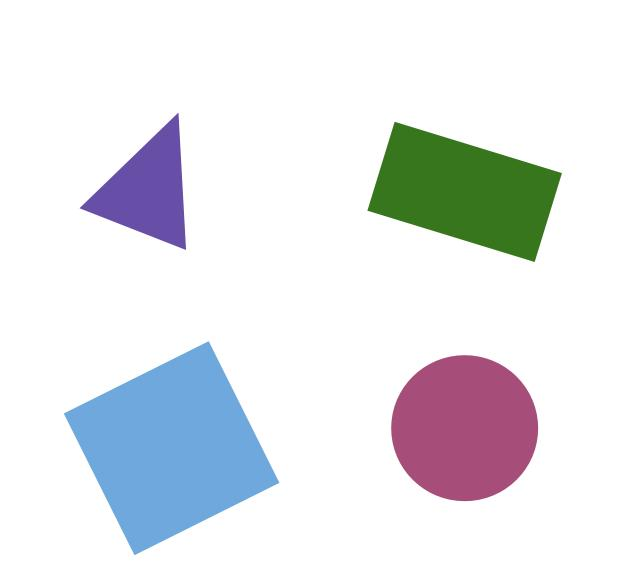
#> input picture res/shapes_002.jpg, 630 x 562 px
$ python ShapeDetection.py
#> lines starting #> are read from the running program, lines starting #| are printed output that depends on the picture; after the words box and inside, x2 and y2 are one past the last pixel; in counts of white or black regions, pixels touching at a corner belong together
### common/Detector.py
import cv2
import numpy as np

class ShapeDetector:
    def __init__(self):
        self.epsilon = 0.02
        self.shapes = {
            "Triangle": 3,
            "Square": 4,
            "Pentagon": 5,
            "Hexagon": 6,
            "Circle": 8
        }

    def get_shape(self, vertices, ratio=1.0):
        shape = "Other"
        for (i, (lbl, vrt)) in enumerate(self.shapes.items()):
            if vertices == vrt:
                if vrt == 4:
                    if ratio > 0.95 and ratio < 1.05:
                        shape = "Square"
                    else:
                        shape = "Rectangle"
                else:
                    shape = lbl
        return shape

    def detect(self, contour):
        area = cv2.contourArea(contour)
        perimeter = cv2.arcLength(contour, True)
        approximation = cv2.approxPolyDP(contour, self.epsilon * perimeter, True)
        x, y, w, h = cv2.boundingRect(approximation)
        vertices = len(approximation)
        shape = self.get_shape(vertices, (float(w) / float(h)))
        return shape, area, perimeter, vertices

    def get_bounding_rect(self, contour):
        perimeter = cv2.arcLength(contour, True)
        approximation = cv2.approxPolyDP(contour, self.epsilon * perimeter, True)
        x, y, w, h = cv2.boundingRect(approximation)
        return x, y, w, h

    def get_center(self, contour):
        M = cv2.moments(contour)
        cx = int(M['m10'] / M['m00'])
        cy = int(M['m01'] / M['m00'])
        return cx, cy

    def pre_processing(self, image, show_interim=False, canny_lower=150, canny_upper=200, ksize=4 ):
        kernel = np.ones((ksize, ksize), np.uint8)
        imgGray = cv2.cvtColor(image, cv2.COLOR_BGR2GRAY)
        imgCanny = cv2.Canny(imgGray, canny_lower, canny_upper)
        imgDilation = cv2.dilate(imgCanny, kernel, iterations=1)
        imgErosion = cv2.erode(imgDilation, kernel, iterations=1)
        if show_interim:
            cv2.imshow("1.Gray", imgGray)
            cv2.imshow("2.Canny", imgCanny)
            cv2.imshow("3.Dilation", imgDilation)
            cv2.imshow("4.Erosion", imgErosion)
        return imgErosion

class ColorDetector:
    # [21 lines left out: functions __init__, get_color_label, not called in this run]

# [11 lines that do not run on import are left out]

### 6. Object Detection/ShapeDetection.py
import cv2
import numpy as np
from common.Detector import ShapeDetector

def find_contours(image, canvas):
    color = (255, 10, 10)
    thickness = 3
    contours, hierarchy = cv2.findContours(image, cv2.RETR_EXTERNAL, cv2.CHAIN_APPROX_NONE)
    for contour in contours:
        cv2.drawContours(canvas, contour, -1, color, thickness)
    return contours

def find_shapes(contours, canvas):
    global shape_detector

    contour_color = (255, 10, 10)
    bounding_color = (10, 10, 10)
    text_color = (10, 10, 10)
    for contour in contours:
        shape, area, perimeter, vertices = shape_detector.detect(contour)
        x, y, w, h = shape_detector.get_bounding_rect(contour)
        cx, cy = shape_detector.get_center(contour)
        cv2.drawContours(canvas, contour, -1, contour_color, 3)
        cv2.rectangle(canvas, (x, y), (x + w, y + h), bounding_color, 1)
        textX = x
        textY = y - 70
        textVert = ": Vertices={:d},".format(vertices)
        textArea = "Area={:.0f},".format(area)
        textPeri = "Perimeter={:.0f}".format(perimeter)
        print(shape, textVert, textArea, textPeri)
        cv2.putText(canvas, shape, (textX, textY+10), cv2.FONT_HERSHEY_COMPLEX, 1, text_color, 2)
        cv2.putText(canvas, textArea, (textX, textY + 40), cv2.FONT_HERSHEY_COMPLEX, 0.8, text_color, 1)
        cv2.putText(canvas, textPeri, (textX, textY + 65), cv2.FONT_HERSHEY_COMPLEX, 0.8, text_color, 1)
        cv2.circle(canvas, (cx,cy), 2, contour_color, 2)

def shape_detection():
    global shape_detector

    # Create ShapeDetector object from the class
    shape_detector = ShapeDetector()

    # Load and show the image
    img = cv2.imread("../res/shapes_002.jpg")
#> img is the input picture: shape (562, 630, 3); mean B, G, R 233.8, 230.3, 228
    cv2.imshow("Original", img)

    # pre-process the image for shape detection
    # pass True in second parameter will draw the interim results
    imgPreprocessed = shape_detector.pre_processing(img, True)
#> in pre_processing, `imgGray = cv2.cvtColor(image, cv2.COLOR_BGR2GRAY)`:
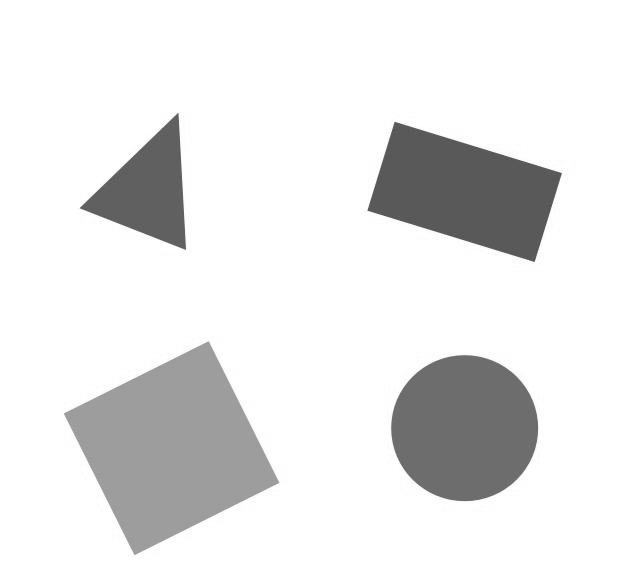
#> imgGray: shape (562, 630); min 71, max 255, mean 230
#> in pre_processing, `imgCanny = cv2.Canny(imgGray, canny_lower, canny_upper)`:
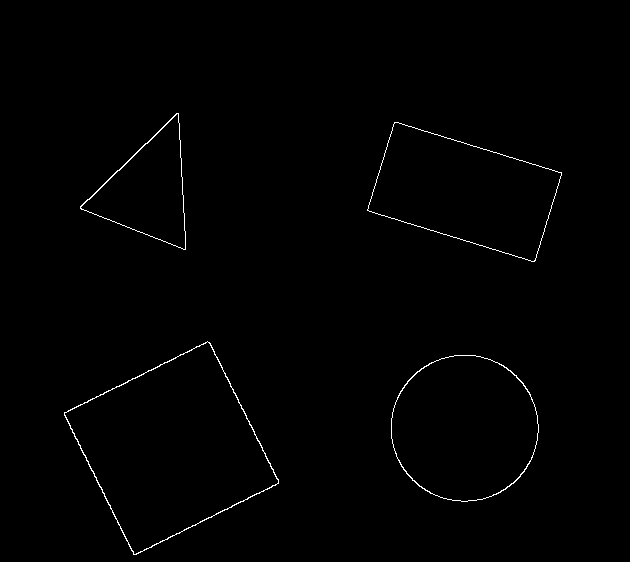
#> imgCanny: shape (562, 630); 0.65% white in thin lines or dots, all inside (x1, y1, x2, y2) = (64, 113, 562, 555)
#> in pre_processing, `imgDilation = cv2.dilate(imgCanny, kernel, iterations=1)`:
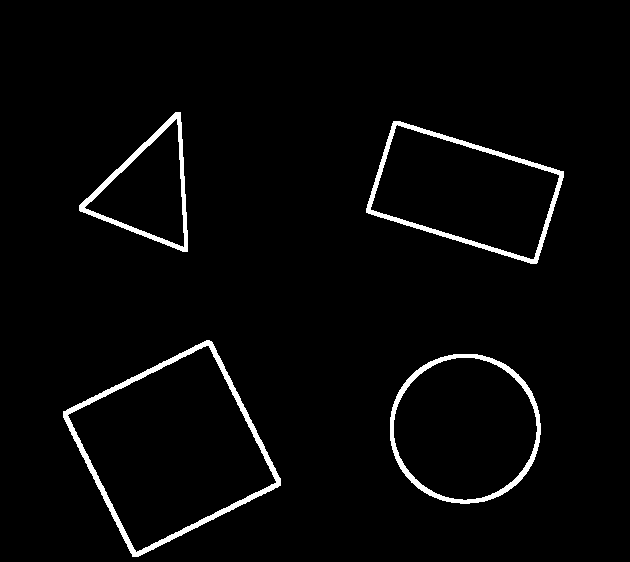
#> imgDilation: shape (562, 630); 2.8% white; 4 white regions, box (x1, y1, x2, y2) and area: (63, 340, 281, 557) 3365, (366, 121, 564, 264) 2508, (390, 354, 541, 504) 2289, (79, 112, 188, 252) 1875
#> in pre_processing, `imgErosion = cv2.erode(imgDilation, kernel, iterations=1)`:
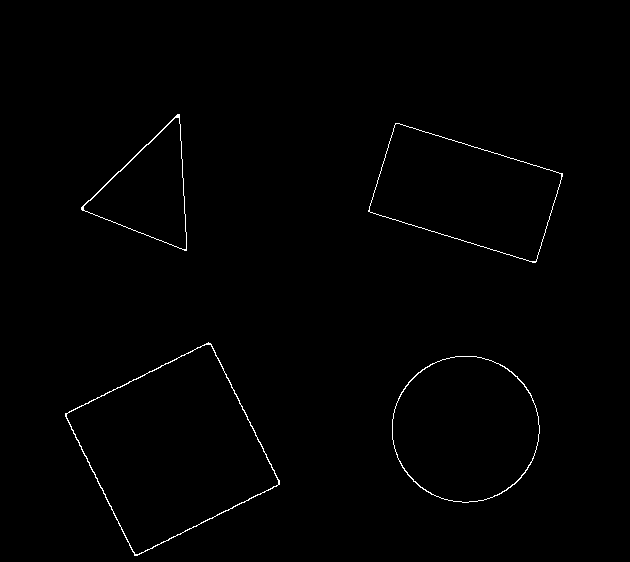
#> imgErosion: shape (562, 630); 0.65% white in thin lines or dots, all inside (x1, y1, x2, y2) = (65, 114, 563, 556)

    # find contours and draw it on the canvas, which is
    # a copy of the original image
    imgCanvas = img.copy()
    contours = find_contours(imgPreprocessed, imgCanvas)
#> in find_contours, `contours, hierarchy = cv2.findContours(image, cv2.RETR_EXTERNAL, cv2.C..`: contours = 4 contours; box (x1, y1, x2, y2) and area: (65, 342, 280, 556) 25750, (392, 356, 540, 503) 16878, (368, 123, 563, 263) 16264, (81, 114, 187, 251) 7210
#> the loop in find_contours, `for contour in contours:` made 4 passes
#> after the loop in find_contours, `for contour in contours:`:
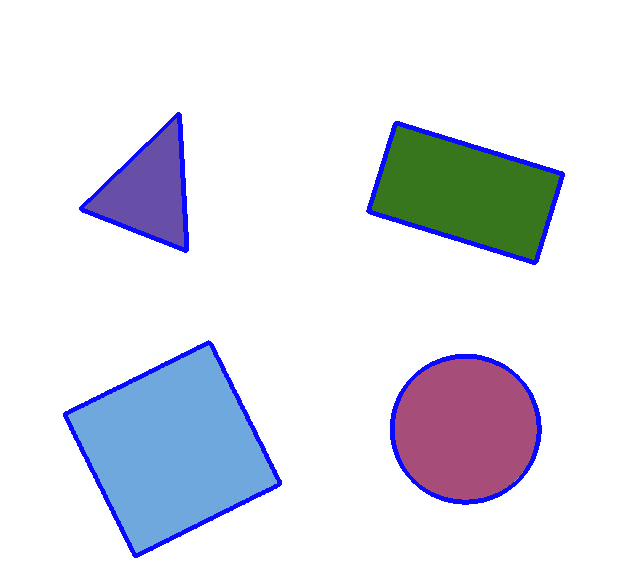
#> canvas: shape (562, 630, 3); mean B, G, R 235.4, 225.7, 223.5
    cv2.imshow("Contours", imgCanvas)

    # find shapes based on the contours detected,
    # draw it on a blank canvas
    imgDetected = np.zeros((img.shape[0], img.shape[1], 3), np.uint8)
    imgDetected[:] = 255, 255, 255
    find_shapes(contours, imgDetected)
#> the loop in find_shapes, `for contour in contours:` made 4 passes
#> (area, x, y, w, h, vertices) on passes 2 to 4: (25749.5, 65, 342, 215, 214, 4), (16264.5, 368, 123, 195, 139, 4), (7210.5, 81, 114, 106, 137, 3)
#> (area, x, y, w, h, vertices, shape) on pass 1: (16878.5, 394, 359, 143, 142, 8, 'Circle')
#| Circle : Vertices=8, Area=16878, Perimeter=487
#| Square : Vertices=4, Area=25750, Perimeter=689
#| Rectangle : Vertices=4, Area=16264, Perimeter=575
#| Triangle : Vertices=3, Area=7210, Perimeter=399
#> after the loop in find_shapes, `for contour in contours:`:
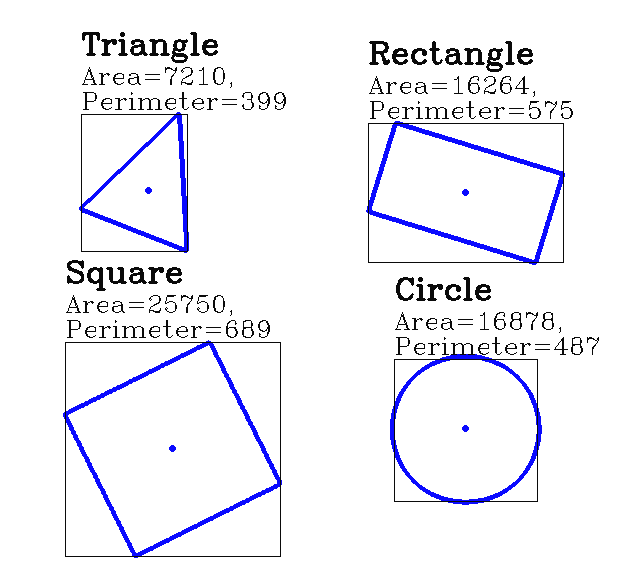
#> canvas: shape (562, 630, 3); mean of channels 0, 1, 2 246.6, 240.4, 240.4; drawn as B, G, R
    cv2.imshow("Detected", imgDetected)

    cv2.waitKey(0)
    cv2.destroyAllWindows()

if __name__ == "__main__":
    shape_detection()
